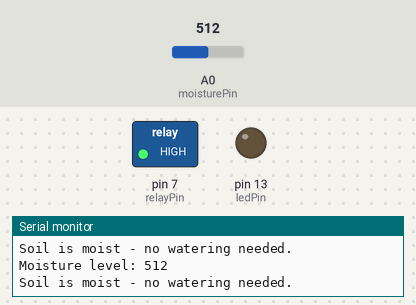
A sketch run on a simulated Arduino Uno, built with avr-gcc and run on an emulated ATmega328P. Parts: switched loads named in the sketch (green lamp = pin HIGH), output pins drawn as LEDs (lit = HIGH), the last lines printed to the serial monitor. Inputs (shaded band) come from the test bench; at power-on: A0 (moisturePin) = 512.

Above: at 10.8 s.
10.9 s: A0 (moisturePin) set to 684
21.2 s: A0 (moisturePin) set to 713
At 30.6 s:
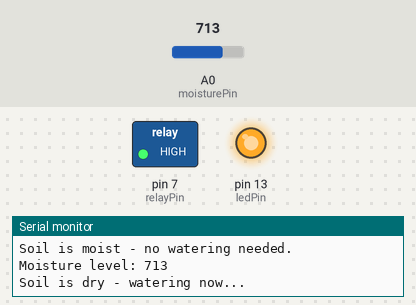
34.5 s: A0 (moisturePin) set to 690
At 35.1 s:
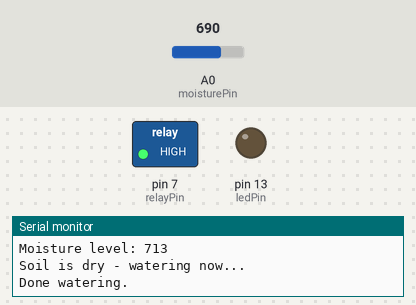
44.5 s: A0 (moisturePin) set to 710
At 54.1 s:
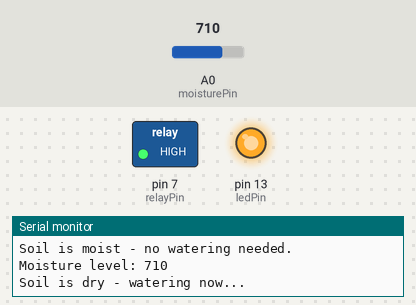
Timing chart, 0 to 57.5 s (numbered marks = the images above; inputs shaded):
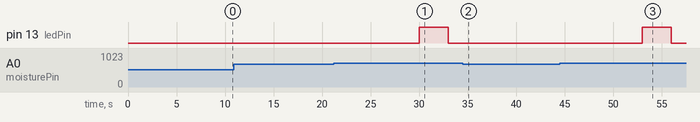

The sketch:

main.ino
```cpp
const int moisturePin = A0;
const int relayPin    = 7;
const int ledPin      = 13;

const int dryThreshold  = 700;
const int pumpDuration  = 3000;
const int checkInterval = 10000;

void setup() {
  pinMode(relayPin, OUTPUT);
  pinMode(ledPin, OUTPUT);
  digitalWrite(relayPin, HIGH);
  Serial.begin(9600);
  Serial.println("Started.");
}

void loop() {
  int moisture = analogRead(moisturePin);

  Serial.print("Moisture level: ");
  Serial.println(moisture);

  if (moisture > dryThreshold) {
    Serial.println("Soil is dry - watering now...");
    digitalWrite(ledPin, HIGH);
    digitalWrite(relayPin, HIGH);
    delay(pumpDuration);
    digitalWrite(relayPin, HIGH);
    digitalWrite(ledPin, LOW);
    Serial.println("Done watering.");
  } else {
    Serial.println("Soil is moist - no watering needed.");
  }

  delay(checkInterval);
}
```

Measured:
- the behaviour switches between 700 and 701 on A0 (moisturePin) (found by bisection; images 0 and 1)
- after the input at 21.2 s, pin 13 (ledPin): LOW → HIGH after 8.8 s, → LOW 3.0 s later
- after the input at 34.5 s, pin 13 (ledPin): stays LOW (without the input it goes to HIGH after 8.5 s)
- after the input at 44.5 s, pin 13 (ledPin): LOW → HIGH after 8.5 s, → LOW 3.0 s later
